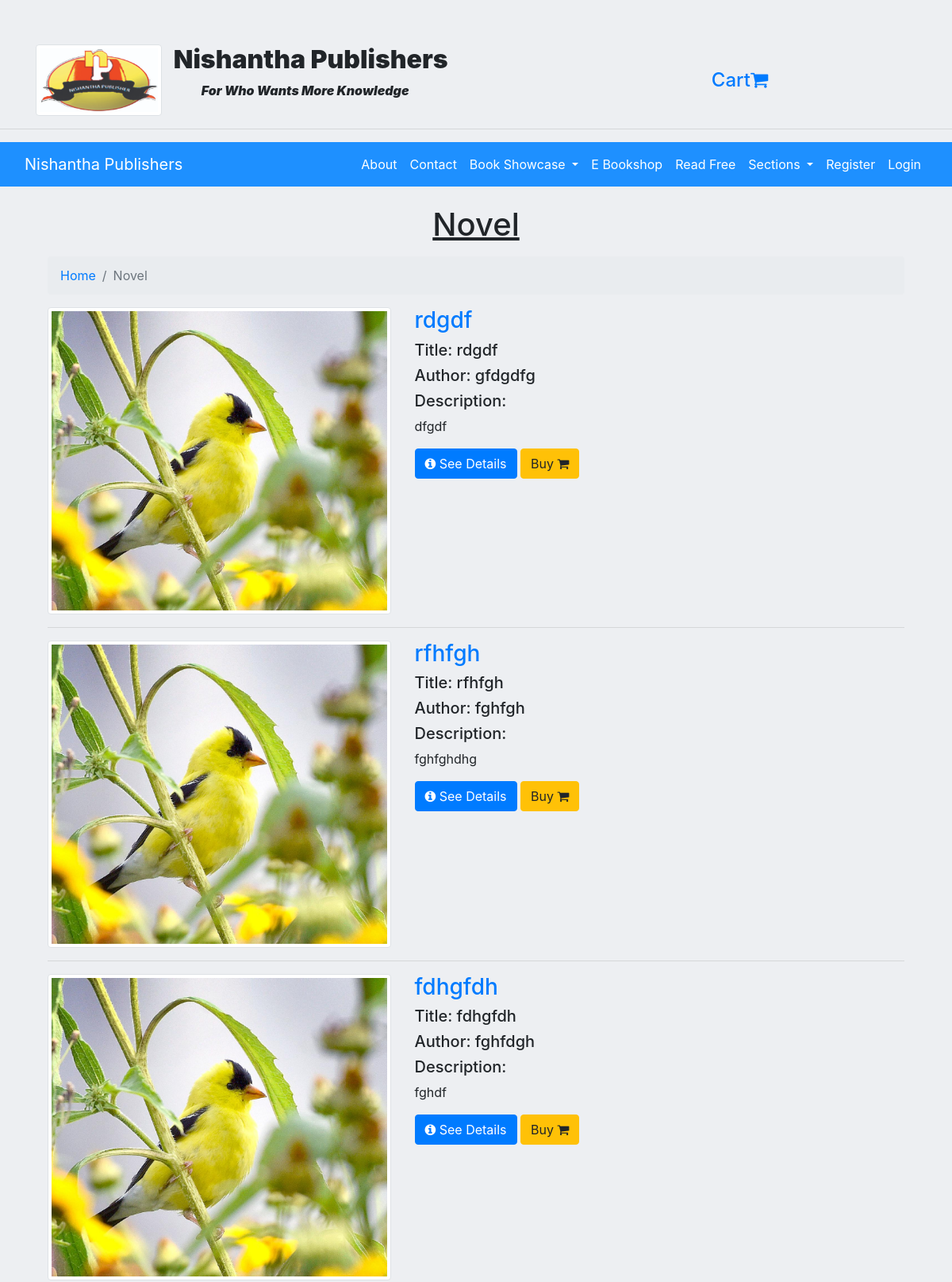
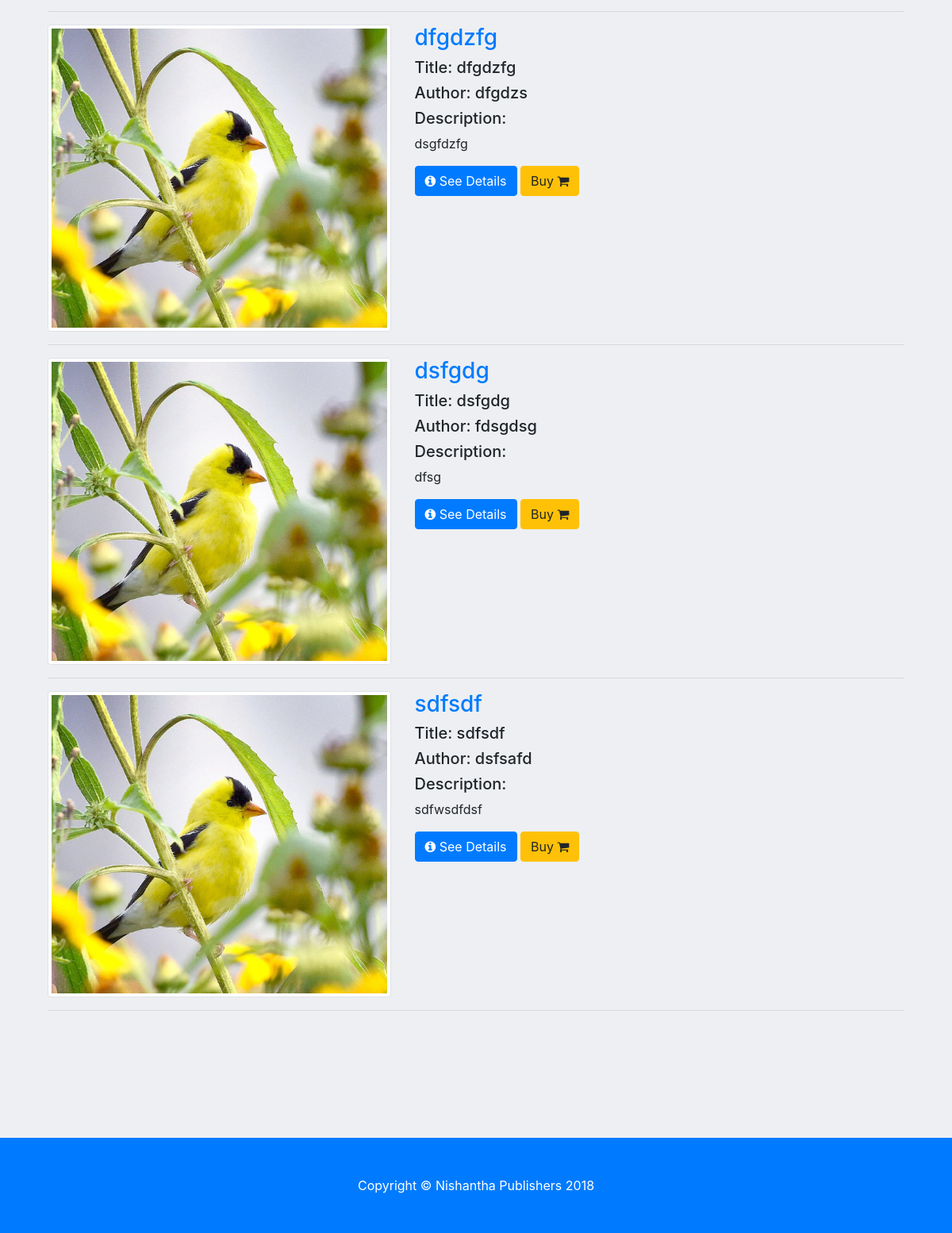
The page /book-1/ on the database as committed earlier (2 pictures, top to bottom).
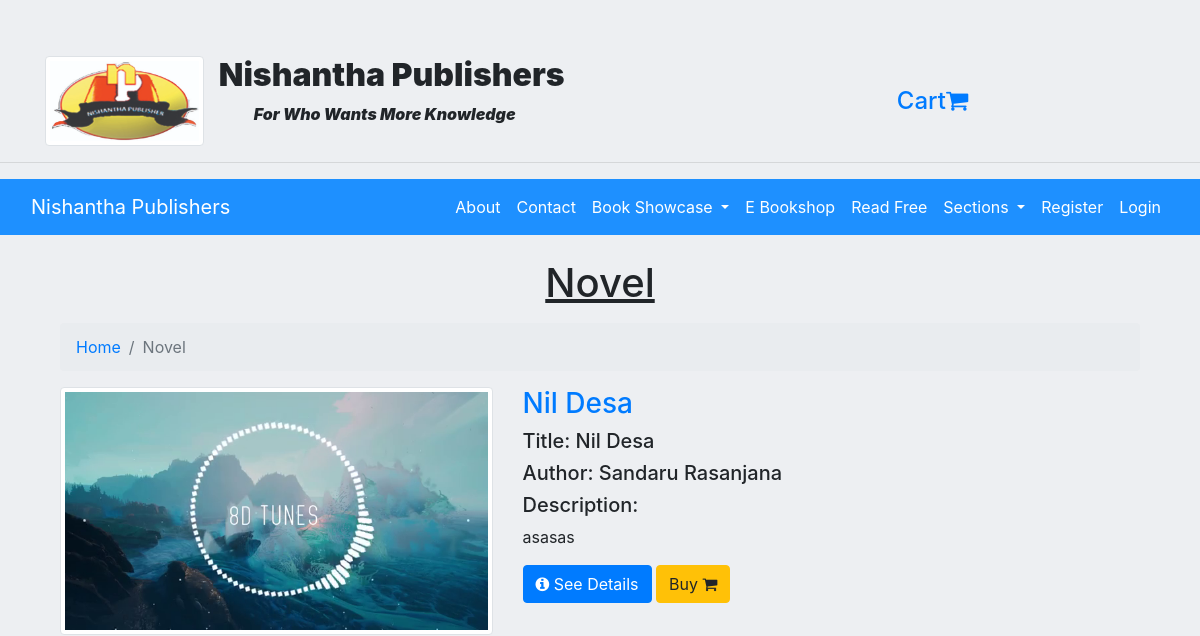
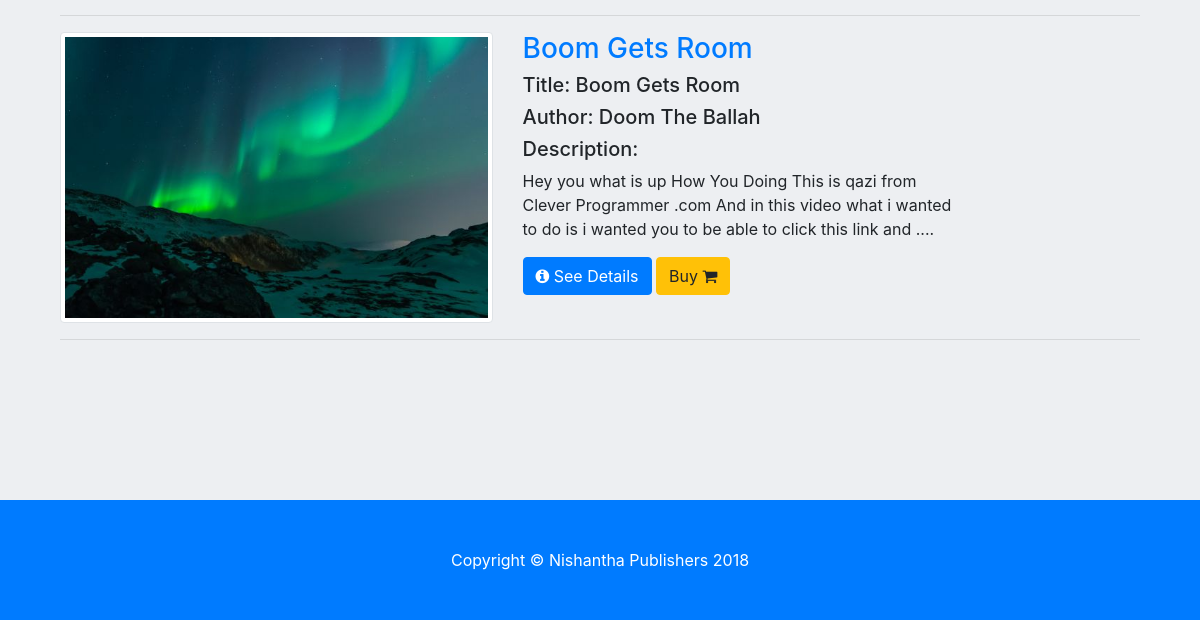
The same page on the database as committed later (2 pictures, top to bottom).
### book_1/models.py (models this page shows, shortened)
class Book(models.Model):
    title = models.CharField(max_length=150)
    author = models.CharField(max_length=150)
    book_type = models.ForeignKey(BookType, on_delete=models.CASCADE)
    description = models.TextField(max_length=500)
    cover_photo = models.FileField()
    preview = models.FileField()
    price = models.IntegerField()
    google_drive = models.CharField(max_length=5000, blank=True)
    read_free = models.BooleanField(default=False)

### book_1/views.py (the view)
# urls.py: path('', views.IndexView.as_view(), name='index'),
class IndexView(generic.View):
    queryset = Book
    template_name = 'book_1/index.html'
    def get(self, request):
        novel_type = BookType.objects.get(pk=1)
        list_of_novel = novel_type.book_set.all()
        return render(request, self.template_name, {'object_list':list_of_novel})

### book_1/templates/book_1/index.html (shortened to what this page needs)
{% extends 'base.html' %}
{% block body %}
<div class="container">
  <h1 class="mt-4 mb-3 sanda-topic-style">Novel
  </h1>
  <ol class="breadcrumb">
    <li class="breadcrumb-item">
      <a href="{% url 'books:index' %}">Home</a>
    </li>
    <li class="breadcrumb-item active">Novel</li>
  </ol>
{% if object_list %}
{% for book in object_list %}
  <div class="row">
    <div class="col-md-5">
      <a href="#">
        <img class="img-fluid img-thumbnail rounded mb-3 mb-md-0 img-gray-border-sanda" src="{{ book.cover_photo.url }}" alt="Nishantha Publishers {{ book.title }}" width="750">
      </a>
    </div>
    <div class="col-md-5">
      <h3><a href="{% url 'book_single:index' pk=book.pk %}">{{ book.title }}</a></h3>
      <h5>Title: {{ book.title }}</h5>
      <h5>Author: {{ book.author }}</h5>
      <h5>Description:</h5>
      <p>{{ book.description }}</p>
      <a class="btn btn-primary" href="{% url 'book_single:index' pk=book.pk %}">
        <span class="fa fa-info-circle"></span>
        See Details
      </a>
      <a class="btn btn-warning" href="{% url 'shop:book_buy' pk=book.pk %}">Buy
        <span class="fa fa-shopping-cart"></span>
      </a>
    </div>
  </div>
  <hr>
{% endfor %}
{% else %}
<h4>No books found!</h4>
{% endif %}
</div>
{% endblock %}

Rows that differ between the two databases and show on the page:
no longer on this page (row edited): Book: cover_photo (picture), title "rfhfgh", author "fghfgh", description "fghfghdhg"
removed Book: cover_photo (picture), title "dfgdzfg", author "dfgdzs", description "dsgfdzfg"
removed Book: cover_photo (picture), title "dsfgdg", author "fdsgdsg", description "dfsg"
removed Book: cover_photo (picture), title "sdfsdf", author "dsfsafd", description "sdfwsdfdsf"
changed Book: cover_photo: a different picture; title "rdgdf" → "Nil Desa"; author "gfdgdfg" → "Sandaru Rasanjana"; description "dfgdf" → "asasas"
changed Book: cover_photo: a different picture; title "fdhgfdh" → "Boom Gets Room"; author "fghfdgh" → "Doom The Ballah"; description "fghdf" → "Hey you what is up How You Doing This is qazi from Clever Programmer .com And in this video what i wanted to do is i wanted you to be able to click this link and ...."
